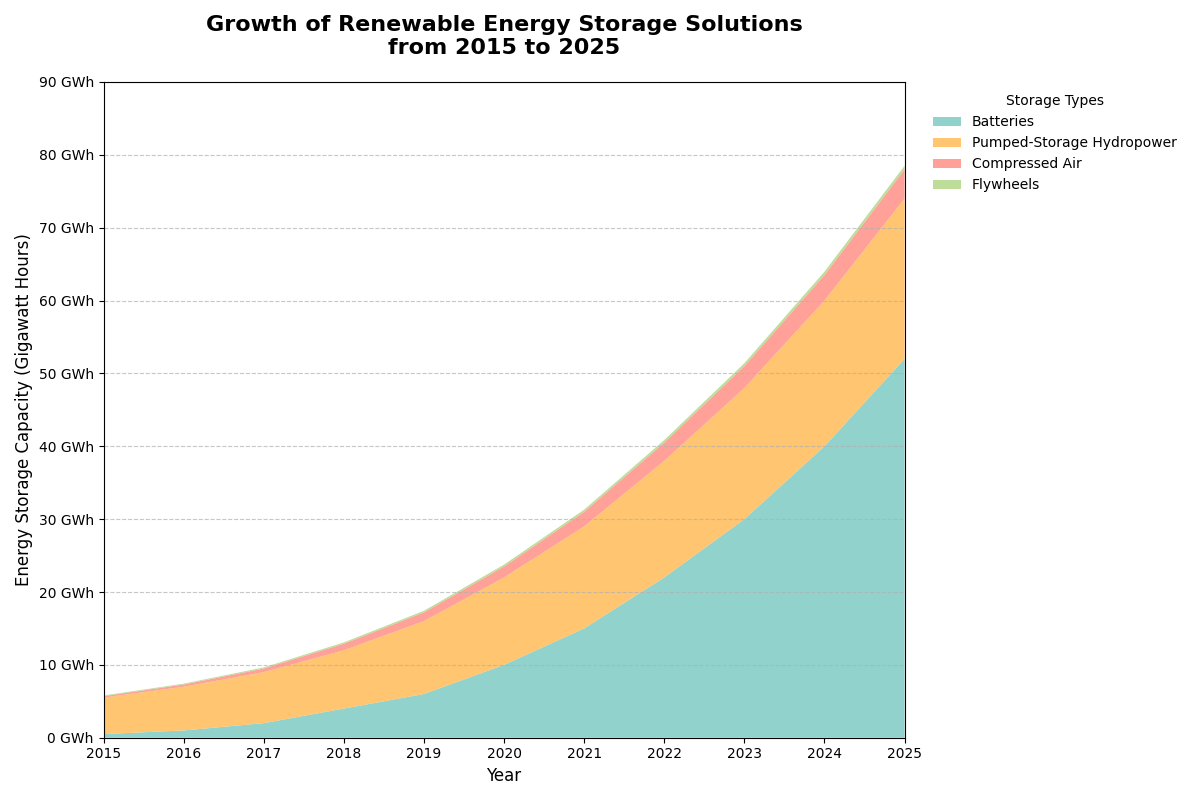

Source code (Python):
import matplotlib.pyplot as plt
import numpy as np

# Backstory:
# This chart represents the growth of renewable energy storage solutions over the years. 
# We are focusing on four types of storage solutions: Batteries, Pumped-Storage Hydropower, Compressed Air, and Flywheels. 
# The data spans from 2015 to 2025, showcasing the advancements and scaling of these technologies.

# Define the years
years = np.arange(2015, 2026)

# Data for each storage type (in gigawatt hours)
batteries = [0.5, 1, 2, 4, 6, 10, 15, 22, 30, 40, 52]
pumped_storage = [5, 6, 7, 8, 10, 12, 14, 16, 18, 20, 22]
compressed_air = [0.2, 0.3, 0.5, 0.9, 1.2, 1.5, 2, 2.5, 3, 3.5, 4]
flywheels = [0.1, 0.12, 0.15, 0.18, 0.22, 0.26, 0.3, 0.35, 0.4, 0.46, 0.5]

# Compile the data into an array for stacking
storage_data = np.array([batteries, pumped_storage, compressed_air, flywheels])

# Define colors for each storage type
colors = ['#76C7C0', '#FFB74D', '#FF8A80', '#AED581']

# Create the stacked area chart
fig, ax = plt.subplots(figsize=(12, 8))
ax.stackplot(years, storage_data, labels=["Batteries", "Pumped-Storage Hydropower", "Compressed Air", "Flywheels"], 
             colors=colors, alpha=0.8)

# Customize the plot with title, labels, and legend
ax.set_title("Growth of Renewable Energy Storage Solutions\nfrom 2015 to 2025", fontsize=16, fontweight='bold', pad=20)
ax.set_xlabel("Year", fontsize=12)
ax.set_ylabel("Energy Storage Capacity (Gigawatt Hours)", fontsize=12)
ax.set_xlim(years[0], years[-1])
ax.set_ylim(0, 90)
ax.set_xticks(years)
ax.yaxis.set_major_formatter(plt.FuncFormatter(lambda y, _: f'{int(y)} GWh'))

# Add legend positioned outside the plot
ax.legend(loc='upper left', title="Storage Types", bbox_to_anchor=(1.02, 1), fontsize=10, frameon=False)

# Enable grid for y-axis
ax.grid(axis='y', linestyle='--', alpha=0.7)

# Adjust layout to prevent overlapping elements
plt.tight_layout()

# Display the plot
plt.show()
